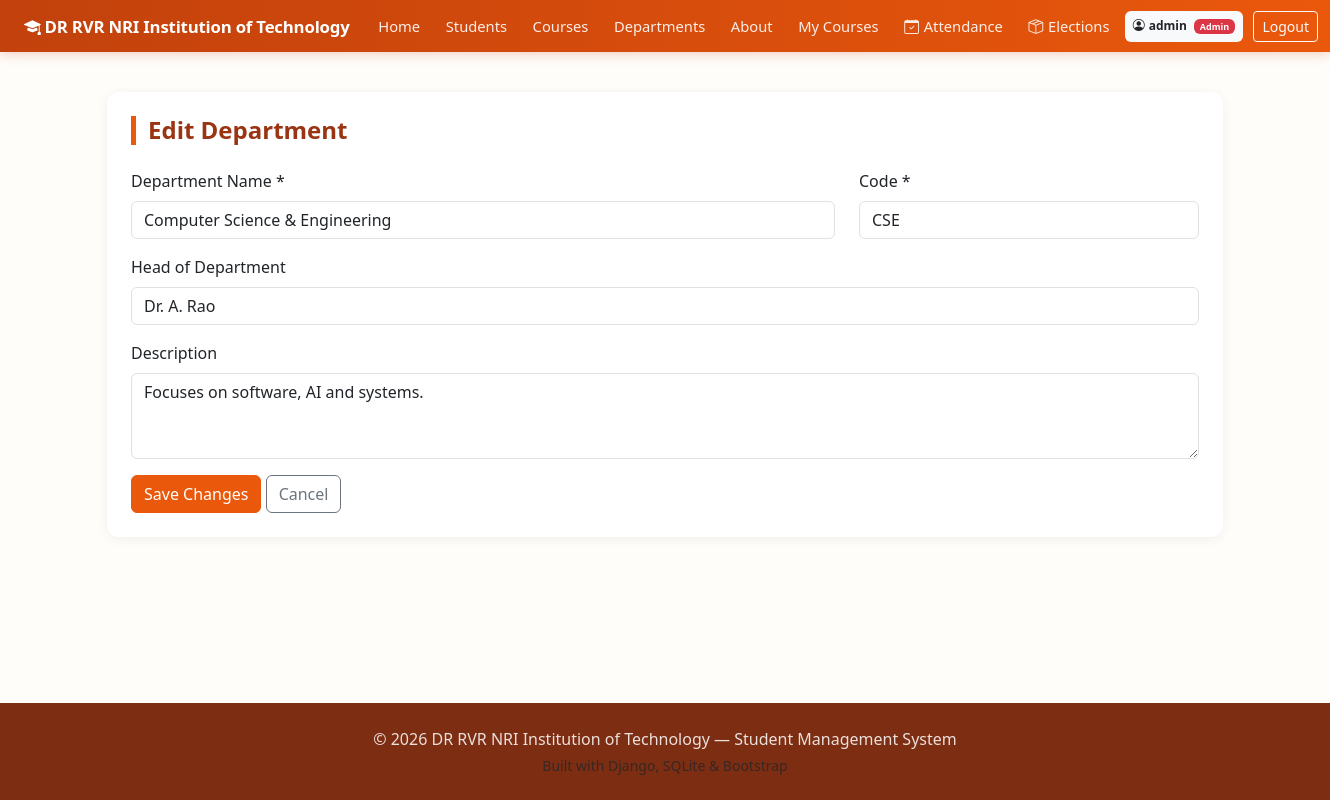
The app's page /departments/1/edit/ (signed in) with its own data.
### core/models.py (models this page shows, shortened)
class User(AbstractUser):
    ROLE_CHOICES = [
        ('admin', 'Admin'),
        ('student', 'Student'),
    ]
    role = models.CharField(max_length=20, choices=ROLE_CHOICES, default='student')

class Department(models.Model):
    name = models.CharField(max_length=120, unique=True)
    code = models.CharField(max_length=20, unique=True)
    head_of_department = models.CharField(max_length=120, blank=True, null=True)
    description = models.TextField(blank=True, null=True)
    class Meta:
        ordering = ['name']

### core/views.py (the view, shortened to what this page needs)
# urls.py: path('departments/<int:dept_id>/edit/', views.edit_department, name='edit_department'),
@admin_required
def edit_department(request, dept_id):
    dept = get_object_or_404(Department, id=dept_id)
    return render(request, 'department_form.html', {'form': dept, 'editing': True})

### core/views.py (called while the page is built)
def admin_required(view_func):
    @wraps(view_func)
    def wrapped(request, *args, **kwargs):
        if not request.user.is_authenticated:
            messages.warning(request, 'Please log in to access this page.')
            return redirect(f"{reverse('login')}?next={request.path}")
        if getattr(request.user, 'role', '') != 'admin' and not request.user.is_staff and not request.user.is_superuser:
            messages.error(request, 'Admin access required for that action.')
            return redirect('home')
        return view_func(request, *args, **kwargs)
    return wrapped

### templates/department_form.html (shortened to what this page needs)
{% extends 'base.html' %}
{% block content %}
<div class="card p-4">
    <h4 class="section-title">{% if editing %}Edit{% else %}Add New{% endif %} Department</h4>
    <form method="POST">
        <div class="row">
            <div class="col-md-8 mb-3">
                <label class="form-label">Department Name *</label>
                <input type="text" name="name" class="form-control" value="{{ form.name|default:'' }}" required>
            </div>
            <div class="col-md-4 mb-3">
                <label class="form-label">Code *</label>
                <input type="text" name="code" class="form-control" value="{{ form.code|default:'' }}" required>
            </div>
        </div>
        <div class="mb-3">
            <label class="form-label">Head of Department</label>
            <input type="text" name="head_of_department" class="form-control" value="{{ form.head_of_department|default:'' }}">
        </div>
        <div class="mb-3">
            <label class="form-label">Description</label>
            <textarea name="description" class="form-control" rows="3">{{ form.description|default:'' }}</textarea>
        </div>
        <button type="submit" class="btn btn-primary">{% if editing %}Save Changes{% else %}Add Department{% endif %}</button>
        <a href="{% url 'departments' %}" class="btn btn-outline-secondary">Cancel</a>
    </form>
</div>
{% endblock %}

### templates/base.html (shortened to what this page needs)
{% load static %}
<!DOCTYPE html>
<html lang="en">
<head>
    <link href="https://cdn.jsdelivr.net/npm/bootstrap@5.3.3/dist/css/bootstrap.min.css" rel="stylesheet">
    <link href="https://cdn.jsdelivr.net/npm/bootstrap-icons@1.11.3/font/bootstrap-icons.css" rel="stylesheet">
    <link href="{% static 'css/style.css' %}" rel="stylesheet">
</head>
<body>
<nav class="navbar navbar-expand-xl navbar-dark sticky-top">
    <div class="container-fluid px-lg-4 px-3">
        <a class="navbar-brand fw-bold" href="{% url 'home' %}">
            <i class="bi bi-mortarboard-fill me-1"></i>DR RVR NRI Institution of Technology
        </a>
        <div class="collapse navbar-collapse" id="navMenu">
            <ul class="navbar-nav me-auto mb-2 mb-xl-0 align-items-xl-center">
                <li class="nav-item">
                    <a class="nav-link text-nowrap {% if request.resolver_match.url_name == 'home' %}active{% endif %}" href="{% url 'home' %}">Home</a>
                </li>
                <li class="nav-item">
                    <a class="nav-link text-nowrap {% if request.resolver_match.url_name == 'students' %}active{% endif %}" href="{% url 'students' %}">Students</a>
                </li>
                <li class="nav-item">
                    <a class="nav-link text-nowrap {% if request.resolver_match.url_name == 'courses' or request.resolver_match.url_name == 'course_detail' %}active{% endif %}" href="{% url 'courses' %}">Courses</a>
                </li>
                <li class="nav-item">
                    <a class="nav-link text-nowrap {% if request.resolver_match.url_name == 'departments' %}active{% endif %}" href="{% url 'departments' %}">Departments</a>
                </li>
                <li class="nav-item">
                    <a class="nav-link text-nowrap {% if request.resolver_match.url_name == 'about' %}active{% endif %}" href="{% url 'about' %}">About</a>
                </li>
                {% if request.user.is_authenticated %}
                <li class="nav-item">
                    <a class="nav-link text-nowrap {% if request.resolver_match.url_name == 'my_courses' %}active{% endif %}" href="{% url 'my_courses' %}">My Courses</a>
                </li>
                <li class="nav-item">
                    <a class="nav-link text-nowrap {% if 'attendance' in request.resolver_match.url_name %}active{% endif %}" href="{% if request.user.role == 'admin' or request.user.is_staff or request.user.is_superuser %}{% url 'attendance_dashboard' %}{% else %}{% url 'my_attendance' %}{% endif %}">
                        <i class="bi bi-calendar-check"></i><span>Attendance</span>
                    </a>
                </li>
                <li class="nav-item">
                    <a class="nav-link text-nowrap {% if 'election' in request.resolver_match.url_name %}active{% endif %}" href="{% url 'elections_list' %}">
                        <i class="bi bi-box-seam"></i><span>Elections</span>
                    </a>
                </li>
                {% endif %}
            </ul>
            <ul class="navbar-nav align-items-xl-center">
                {% if request.user.is_authenticated %}
                    <li class="nav-item me-2 my-1 my-xl-0">
                        <span class="badge text-bg-light text-dark py-2 px-2 text-nowrap">
                            <i class="bi bi-person-circle me-1"></i>{{ request.user.username }}
                            {% if request.user.role == 'admin' or request.user.is_staff or request.user.is_superuser %}<span class="badge bg-danger ms-1">Admin</span>{% endif %}
                        </span>
                    </li>
                    <li class="nav-item my-1 my-xl-0">
                        <a class="btn btn-outline-light btn-sm text-nowrap" href="{% url 'logout' %}">Logout</a>
                    </li>
                {% endif %}
            </ul>
        </div>
    </div>
</nav>
<main class="container my-4 flex-grow-1">
    {% block content %}{% endblock %}
</main>
<footer class="footer mt-auto py-4">
    <div class="container text-center">
        <p class="mb-1">&copy; 2026 DR RVR NRI Institution of Technology — Student Management System</p>
        <p class="mb-0 small text-muted">Built with Django, SQLite &amp; Bootstrap</p>
    </div>
</footer>
</body>
</html>

### static/css/style.css (style rules this page uses)
:root { --primary: #ea580c; --primary-dark: #9a3412; --primary-darker: #7c2d12; --accent: #f97316; --accent-light: #ffedd5; --accent-hover: #c2410c; --bg-soft: #fffdfa; }
body { background-color: var(--bg-soft); display: flex; flex-direction: column; min-height: 100vh; font-family: 'Segoe UI', Roboto, -apple-system, sans-serif; }
a { color: var(--primary); text-decoration: none; }
.navbar { background: linear-gradient(90deg, #c2410c 0%, #ea580c 100%); box-shadow: 0 2px 12px rgba(194, 65, 12, 0.25); padding-top: 0.5rem; padding-bottom: 0.5rem; }
.navbar .navbar-brand { font-size: 1.05rem; white-space: nowrap; letter-spacing: -0.2px; }
.navbar .nav-item { display: flex; align-items: center; margin: 0 0.15rem; }
.navbar .nav-link { color: rgba(255, 255, 255, 0.9); font-weight: 500; font-size: 0.92rem; padding: 0.45rem 0.65rem !important; white-space: nowrap; display: inline-flex; align-items: center; gap: 0.3rem; position: relative; border-bottom: none !important; transition: color 0.15s ease-in-out; }
.navbar .nav-link::after { content: ''; position: absolute; bottom: 2px; left: 0.65rem; right: 0.65rem; height: 2px; background-color: transparent; border-radius: 2px; transition: background-color 0.2s ease; }
.card { border: none; border-radius: 0.75rem; box-shadow: 0 2px 12px rgba(0,0,0,0.06); }
.btn-primary { background-color: var(--primary); border-color: var(--primary); color: #fff; }
.section-title { font-weight: 700; color: var(--primary-dark); border-left: 5px solid var(--primary); padding-left: 0.75rem; margin-bottom: 1.5rem; }
.footer { background-color: var(--primary-darker); color: rgba(255, 255, 255, 0.85); margin-top: auto; }

### records on screen
User: user.username "admin"
Department: name "Computer Science & Engineering", code "CSE", head_of_department "Dr. A. Rao", description "Focuses on software, AI and systems."
